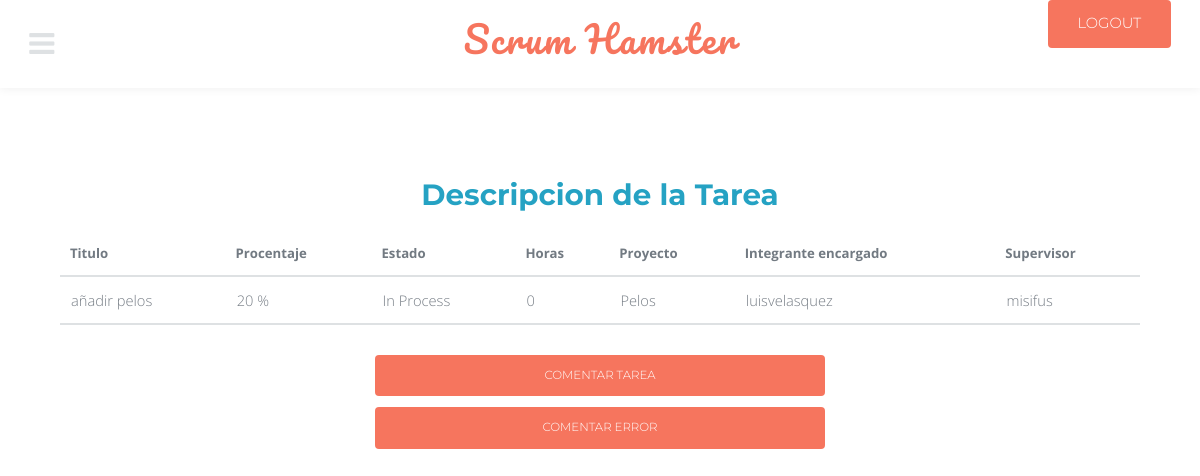
The page /view_task/1/ (signed in) on the database its author committed.
### modules/models.py (models this page shows, shortened)
class task(models.Model):
    title = models.CharField(max_length = 50)
    percent = models.PositiveSmallIntegerField()
    state_choices = (
		('Not Started', 'Not Started'),
		('In Process', 'In Process'),
		('Finished', 'Finished'),
		)
    state = models.CharField(
		max_length = 12,
		choices = state_choices,
		default = 'Not Started',
		)
    hours = models.PositiveSmallIntegerField()
    project_id = models.ForeignKey(project, on_delete = models.CASCADE)
    user_in_charge = models.ForeignKey(User, on_delete = models.CASCADE, related_name = 'in_charge')
    user_supervisor = models.ForeignKey(User, on_delete = models.CASCADE, related_name = 'supervisor')

class project(models.Model):
    name = models.CharField(max_length = 75)
    percent = models.PositiveSmallIntegerField()
    created_at = models.DateField(auto_now_add = True)
    file = models.URLField(blank = True)
    client_id = models.ForeignKey(client, on_delete = models.CASCADE)
    def __str__(self):
        return '%s' % (self.name)

### modules/views.py (the view)
# urls.py: path('view_task/<int:id>/', view_task, name = 'view_task'),
@login_required
def view_task(request, id):
    data = task.objects.get(id = id)
    return render(request, 'task/view.html', {'data': data})

### modules/templates/task/view.html
{% extends 'base.html' %}
{% block cont %}
<h1>Descripcion de la Tarea</h1>
<table>
		<thead>
				<th>Titulo</th>
				<th>Procentaje</th>
				<th>Estado</th>
				<th>Horas</th>
				<th>Proyecto</th>
				<th>Integrante encargado</th>
				<th>Supervisor</th>
			</thead>
<div>
	<thead>
	<tr>
		<td>{{ data.title }} </td>
		<td>{{ data.percent }} %</td>
		<td>{{ data.state }}</td>
		<td>{{ data.hours }}</td>
		<td>{{ data.project_id }}</td>
		<td>{{ data.user_in_charge }}</td>
		<td>{{ data.user_supervisor }}</td>
	</tr>
</thead>
</div>
</table>
 <center>
		<div class="5u">
<a href="{% url 'task_comments' data.id %}" class="button fit small">Comentar Tarea</a>
<a href="{% url 'task_errors' data.id %}" class="button fit small">Comentar Error</a>
</div>
</center>
{% endblock %}

### modules/static/assets/css/main.css (style rules this page uses)
html, body, div, span, applet, object, iframe, h1, h2, h3, h4, h5, h6, p, blockquote, pre, a, abbr, acronym, address, big, cite, code, del, dfn, em, img, ins, kbd, q, s, samp, small, strike, strong, sub, sup, tt, var, b, u, i, center, dl, dt, dd, ol, ul, li, fieldset, form, label, legend, table, caption, tbody, tfoot, thead, tr, th, td, article, aside, canvas, details, embed, figure, figcaption, footer, header, hgroup, menu, nav, output, ruby, section, summary, time, mark, audio, video { margin: 0; padding: 0; border: 0; font-size: 100%; font: inherit; vertical-align: baseline; }
body { line-height: 1; }
table { border-collapse: collapse; border-spacing: 0; }
body { -webkit-text-size-adjust: none; }
*, *:before, *:after { -moz-box-sizing: border-box; -webkit-box-sizing: border-box; box-sizing: border-box; }
.\35 u, .\35 u\24 { width: 41.6666666667%; clear: none; margin-left: 0; }
body { -ms-overflow-style: scrollbar; }
body { background: #fff; }
body, input, select, textarea { color: #767d85; font-family: "Open Sans", Arial, Helvetica, sans-serif; font-size: 13pt; font-weight: 300; line-height: 1.65; }
@media screen and (max-width: 1680px) { body, input, select, textarea { font-size: 11pt; } }
@media screen and (max-width: 1280px) { body, input, select, textarea { font-size: 11pt; } }
a { color: #25a2c3; text-decoration: underline; }
h1, h2, h3, h4, h5, h6 { color: #727a82; font-weight: 700; font-family: "Montserrat", sans-serif; line-height: 1.5; margin: 0 0 1em 0; }
h1 { font-size: 2em; line-height: 1.3; }
table { margin: 0 0 2em 0; width: 100%; }
table td { padding: 0.75em 0.75em; }
table th { color: #727a82; font-size: 0.9em; font-weight: 700; padding: 0 0.75em 0.75em 0.75em; text-align: left; }
table thead { border-bottom: solid 2px #dee1e3; }
input[type="submit"], input[type="reset"], input[type="button"], button, .button { -moz-appearance: none; -webkit-appearance: none; -ms-appearance: none; appearance: none; -moz-transition: background-color 0.2s ease-in-out, color 0.2s ease-in-out; -webkit-transition: background-color 0.2s ease-in-out, color 0.2s ease-in-out; -ms-transition: background-color 0.2s ease-in-out, color 0.2s ease-in-out; transition: background-color 0.2s ease-in-out, color 0.2s ease-in-out; background-color: #f6755e; border-radius: 4px; border: 0; color: #ffffff; cursor: pointer; display: inline-block; font-family: "Montserrat", sans-serif; height: 3.5em; line-height: 3.5em; padding: 0 3.5em; text-align: center; text-decoration: none; white-space: nowrap; text-transform: uppercase; }
input[type="submit"].fit, input[type="reset"].fit, input[type="button"].fit, button.fit, .button.fit { display: block; margin: 0 0 1em 0; width: 100%; }
input[type="submit"].small, input[type="reset"].small, input[type="button"].small, button.small, .button.small { font-size: 0.8em; }
.wrapper h1, .wrapper h2, .wrapper h3, .wrapper h4, .wrapper h5 { color: #25a2c3; }
body { padding-top: 6em; }

### rows shown on the page
task: title "añadir pelos", percent "20", state "In Process", hours "0", project_id "Pelos", user_in_charge "luisvelasquez", user_supervisor "misifus"
